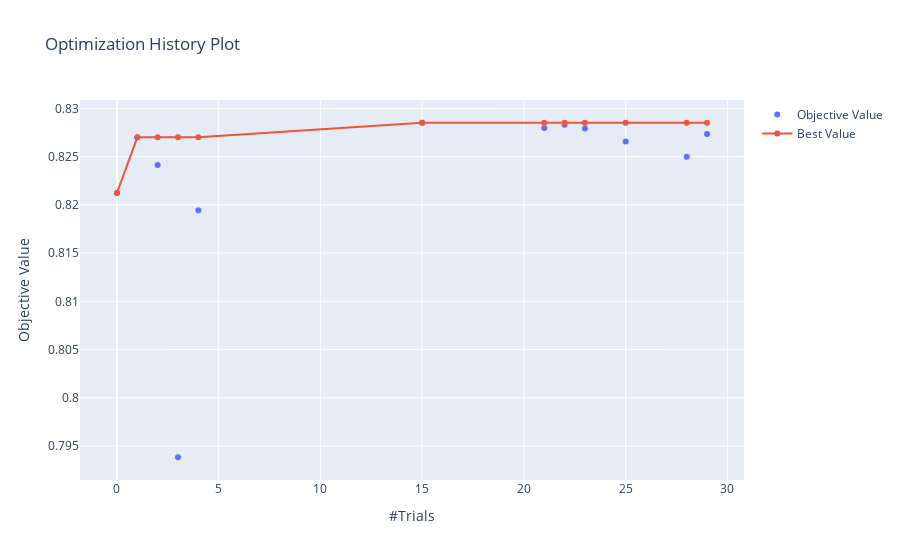

Source (notebook cell):
### Code cell
# loads study
study_name = "bayesian_opt_RNN"
storage_name = f"sqlite:///C:/Users/Noaja/Downloads/msci_project/tth-ML-project/models/hyperparam_dbs/{study_name}.db"
study = optuna.load_study(study_name=study_name, storage=storage_name)

optuna.visualization.plot_optimization_history(study)

### Figure 1 — Plotly figure (JSON) as saved in the notebook; plotly's stock layout.template omitted (floating-point values rounded to 4 significant figures)
{"data": [{"mode": "markers", "name": "Objective Value", "type": "scatter", "x": [0, 1, 2, 3, 4, 15, 21, 22, 23, 25, 28, 29], "y": [0.8213, 0.827, 0.8241, 0.7938, 0.8195, 0.8285, 0.828, 0.8283, 0.8279, 0.8266, 0.825, 0.8274]}, {"name": "Best Value", "type": "scatter", "x": [0, 1, 2, 3, 4, 15, 21, 22, 23, 25, 28, 29], "y": [0.8213, 0.827, 0.827, 0.827, 0.827, 0.8285, 0.8285, 0.8285, 0.8285, 0.8285, 0.8285, 0.8285]}], "layout": {"title": {"text": "Optimization History Plot"}, "xaxis": {"title": {"text": "#Trials"}}, "yaxis": {"title": {"text": "Objective Value"}}}}
